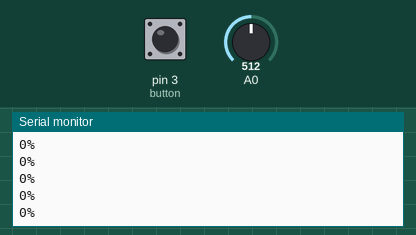
This sketch was run on a simulated Arduino Uno, built with avr-gcc and run on an emulated ATmega328P. Parts: the last lines printed to the serial monitor. The inputs (shaded band) are chosen by the test bench; at power-on: pin 3 (button) HIGH, A0 = 512.

Above: at 1.2 s.
1.3 s: pin 3 (button) pulled LOW for 0.15 s
At 1.8 s:
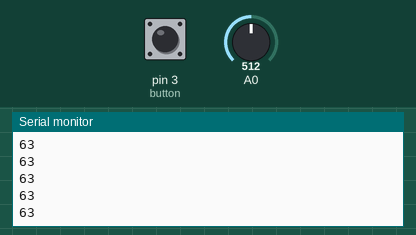
3.2 s: A0 set to 716
At 3.9 s:
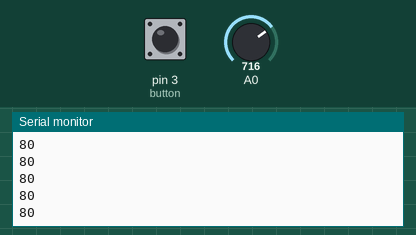
4.7 s: pin 3 (button) pulled LOW for 1 s
At 5.8 s:
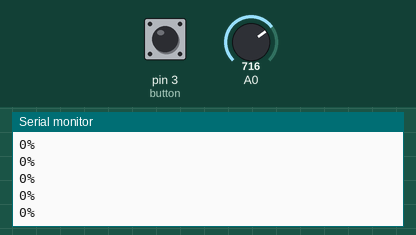

Measured:
- after the input at 1.3 s, the serial monitor: prints a new line after 0.07 s (image 1)
- after the input at 3.2 s, the serial monitor: prints a new line at once (image 2)
- after the input at 4.7 s, the serial monitor: prints a new line at once (image 3)

The sketch:

B23_Program.ino
```cpp
// ---  B23 - Regulacija brzine A4988
// ---  Autor: Mateo Radic & Zoran Todorovic
// ---  11.06.2022.

int STEP_Pin = 5;
int button = 3;

bool debounce = false;
bool isMotorRunning = false;

void button_change(){   // funkcija za interupt dugmeta
  if(!digitalRead(button) && !debounce) {
    debounce = true;
    isMotorRunning = !isMotorRunning;
  }
  else if(debounce) debounce = false;
}

void setup() {
 pinMode(STEP_Pin, OUTPUT);
 pinMode(A0, INPUT);
 Serial.begin(9600);
 pinMode(button, INPUT_PULLUP);
 attachInterrupt(digitalPinToInterrupt(button), button_change, CHANGE); // dodavanje interupta na dugme
}

void loop() {
  if(isMotorRunning){
    int reading = analogRead(A0);
    Serial.println(map(reading, 0, 950, 20, 100));
    int stepDelay = map(reading, 0, 950, 10, 1);
    digitalWrite(STEP_Pin, HIGH);
    delay(stepDelay);
    digitalWrite(STEP_Pin, LOW);
    delay(stepDelay);
  }
  else Serial.println("0%");
}
```
